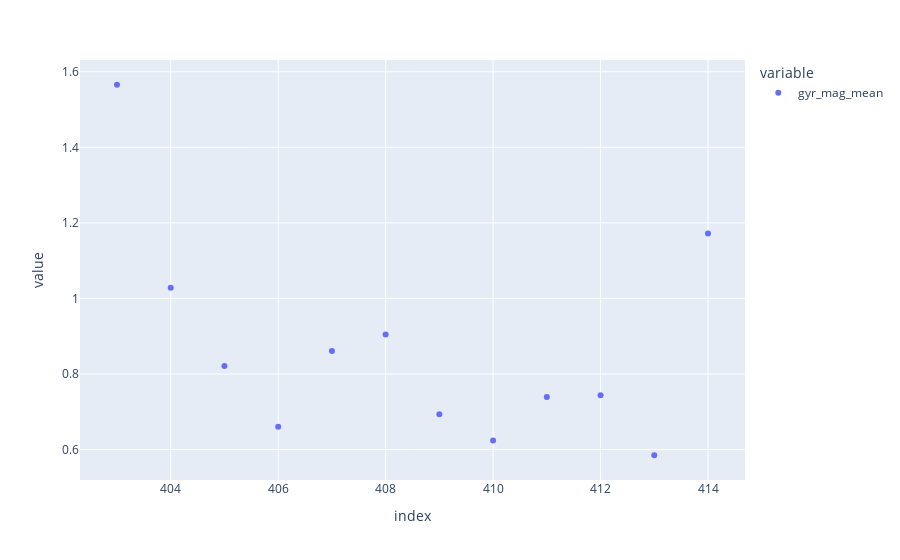

The notebook cell this image was saved under:
### Code cell
# px.scatter(mit_gravity['gyr_mag_mean'])
px.scatter(mit_gravity[mit_gravity['experiment_id'] == 20]['gyr_mag_mean'])

### Figure 1 — Plotly figure (JSON) as saved in the notebook; plotly's stock layout.template omitted (floating-point values rounded to 4 significant figures)
{"data": [{"hovertemplate": "variable=gyr_mag_mean<br>index=%{x}<br>value=%{y}<extra></extra>", "legendgroup": "gyr_mag_mean", "marker": {"color": "#636efa", "symbol": "circle"}, "mode": "markers", "name": "gyr_mag_mean", "orientation": "v", "showlegend": true, "type": "scatter", "x": [403, 404, 405, 406, 407, 408, 409, 410, 411, 412, 413, 414], "xaxis": "x", "y": [1.566, 1.028, 0.8211, 0.6604, 0.861, 0.9044, 0.6936, 0.624, 0.7393, 0.7439, 0.5849, 1.172], "yaxis": "y"}], "layout": {"legend": {"title": {"text": "variable"}, "tracegroupgap": 0}, "margin": {"t": 60}, "xaxis": {"anchor": "y", "domain": [0, 1], "title": {"text": "index"}}, "yaxis": {"anchor": "x", "domain": [0, 1], "title": {"text": "value"}}}}
